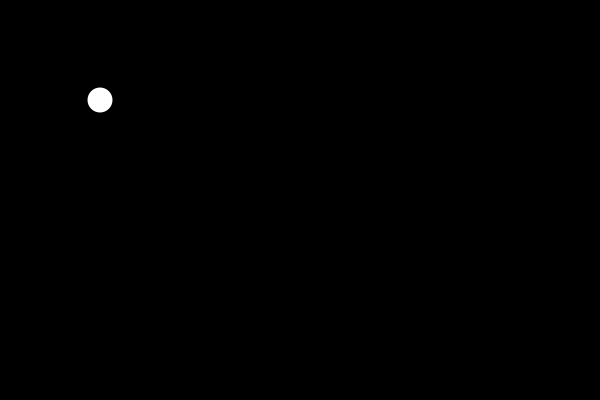
Frame 1 (no input)
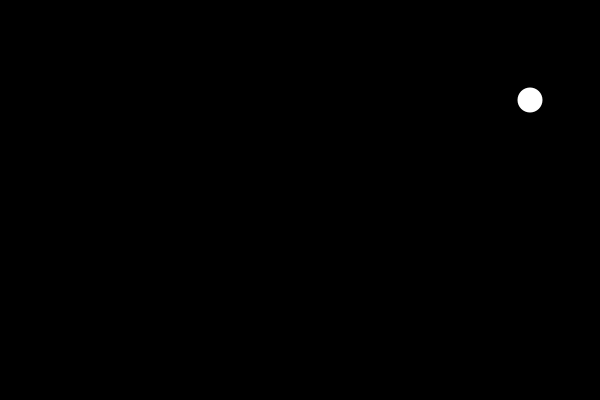
Frame 60 (the mouse pressed at the canvas centre just before this capture)
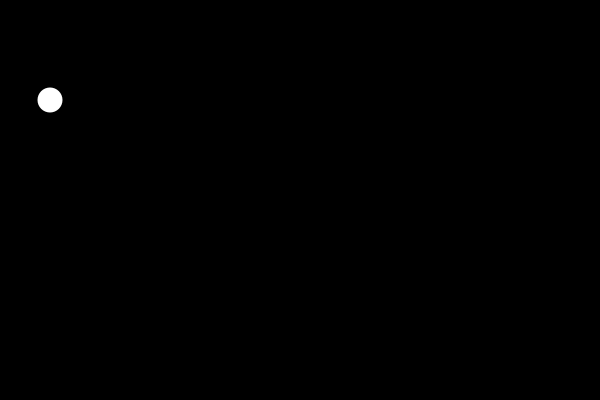
Frame 120 (the mouse held since frame 60 and released just before this capture)

The Processing sketch that drew these frames (run headless with seeded random() and noise(); from frame 60 on, the mouse is pressed at the canvas centre):

// Processing sketch: sketch_5_4_Bouncing_Ball
// ── sketch_5_4_Bouncing_Ball.pde
float xPosition=100;
float xSpeed=10;

void setup () {
  size (600, 400);
}
void draw() {
  background (0);
  noStroke();
  fill(255);

  ellipse(xPosition, 100, 25, 25);
  xPosition=xPosition+xSpeed; //same as when we used x=x+10, here we gave it a variable of xSpeed.
  
  if(xPosition>600 || xPosition<0){
    xSpeed=-xSpeed;//this might just be too close to -=
    //xSpeed=xSpeed * (-1); //can also use this.
    
  }
}
